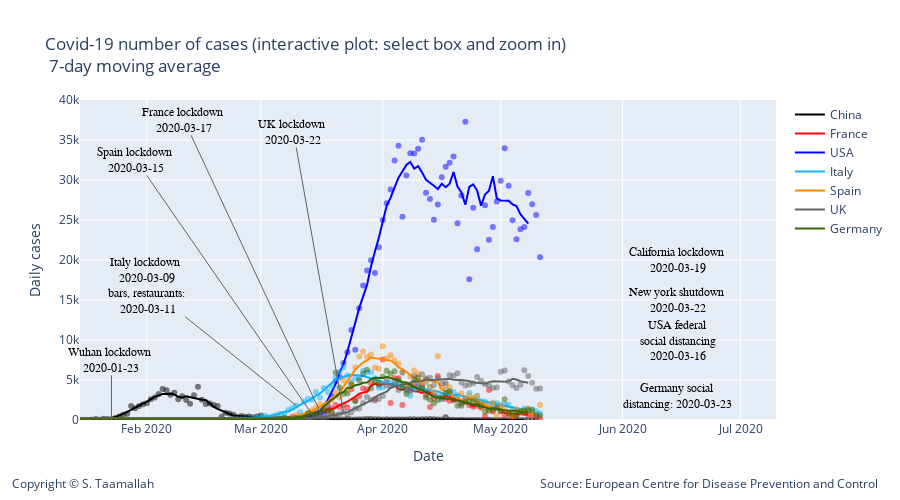

The notebook cell this image was saved under:
### Code cell
degree = 1
#smooth_italy = smoothTriangle(df_italy['deaths'],degree)

smooth_china = smoothTriangle(df_china['cases'], degree)
smooth_france = smoothTriangle(df_france['cases'], degree)
smooth_italy = smoothTriangle(df_italy['cases'],degree)
smooth_usa = smoothTriangle(df_usa['cases'],degree)
smooth_uk = smoothTriangle(df_uk['cases'],degree)
smooth_germany = smoothTriangle(df_germany['cases'],degree)
smooth_spain = smoothTriangle(df_spain['cases'],degree)
smooth_korea = smoothTriangle(df_korea['cases'],degree)
smooth_netherlands = smoothTriangle(df_netherlands['cases'],degree)
smooth_belgium = smoothTriangle(df_belgium['cases'],degree)


smooth_china = smooth_3day(df_china['cases'])
smooth_france = smooth_3day(df_france['cases'])
smooth_italy = smooth_3day(df_italy['cases'])
smooth_usa = smooth_3day(df_usa['cases'])
smooth_uk = smooth_3day(df_uk['cases'])
smooth_germany = smooth_3day(df_germany['cases'])
smooth_spain = smooth_3day(df_spain['cases'])
smooth_korea = smooth_3day(df_korea['cases'])
smooth_netherlands = smooth_3day(df_netherlands['cases'])
smooth_belgium = smooth_3day(df_belgium['cases'])

smooth_china = smooth_5day(df_china['cases'])
smooth_france = smooth_5day(df_france['cases'])
smooth_italy = smooth_5day(df_italy['cases'])
smooth_usa = smooth_5day(df_usa['cases'])
smooth_uk = smooth_5day(df_uk['cases'])
smooth_germany = smooth_5day(df_germany['cases'])
smooth_spain = smooth_5day(df_spain['cases'])
smooth_korea = smooth_5day(df_korea['cases'])
smooth_netherlands = smooth_5day(df_netherlands['cases'])
smooth_belgium = smooth_5day(df_belgium['cases'])

smooth_china = smooth_7day(df_china['cases'])
smooth_france = smooth_7day(df_france['cases'])
smooth_italy = smooth_7day(df_italy['cases'])
smooth_usa = smooth_7day(df_usa['cases'])
smooth_uk = smooth_7day(df_uk['cases'])
smooth_germany = smooth_7day(df_germany['cases'])
smooth_spain = smooth_7day(df_spain['cases'])
smooth_korea = smooth_7day(df_korea['cases'])
smooth_netherlands = smooth_7day(df_netherlands['cases'])
smooth_belgium = smooth_7day(df_belgium['cases'])


# Add traces
trace1 = go.Scatter(
        x=df_china.index, 
        y=df_china['cases'],
        mode='markers',
        name='China daily cases',
        line_color='rgba(0, 0, 0, .5)',
        showlegend=False,
)

trace11 = go.Scatter(
        x=df_china.index, 
        y=smooth_china,
        mode='lines',
        name='China',
        line_color='rgba(0, 0, 0, 1)',
)


trace2 = go.Scatter(
        x=df_france.index, 
        y=df_france['cases'],
        mode='markers',
        name='France',
        line_color='rgba(256, 0, 0, .5)',
        showlegend=False,
)

trace22 = go.Scatter(
        x=df_france.index, 
        y=smooth_france,
        mode='lines',
        name='France',
        line_color='rgba(256, 0, 0, 1)',
)


trace3 = go.Scatter(
        x=df_usa.index, 
        y=df_usa['cases'],
        mode='markers',
        name='USA',
        line_color='rgba(0, 0, 255, .5)',
    showlegend=False,
)

trace33 = go.Scatter(
        x=df_usa.index, 
        y=smooth_usa,
        mode='lines',
        name='USA',
        line_color='rgba(0, 0, 255, 1)',
)
    
    
trace4 = go.Scatter(
        x=df_italy.index, 
        y=df_italy['cases'],
        mode='markers',
        name='Italy',
        line_color='rgba(14, 180, 252, .5)',
    showlegend=False,
)

trace44 = go.Scatter(
        x=df_italy.index, 
        y=smooth_italy,
        mode='lines',
        name='Italy',
        line_color='rgba(14, 180, 252, 1)',
)

trace5 = go.Scatter(
        x=df_spain.index, 
        y=df_spain['cases'],
        mode='markers',
        name='Spain',
        line_color='rgba(255, 137, 0, .5)',
    showlegend=False,
)

trace55 = go.Scatter(
        x=df_spain.index, 
        y=smooth_spain,
        mode='lines',
        name='Spain',
        line_color='rgba(255, 137, 0, 1)',
)


trace6 = go.Scatter(
        x=df_uk.index, 
        y=df_uk['cases'],
        mode='markers',
        name='UK',
        line_color='rgba(100, 100, 100, .5)',
    showlegend=False
)

trace66 = go.Scatter(
        x=df_uk.index, 
        y=smooth_uk,
        mode='lines',
        name='UK',
        line_color='rgba(100, 100, 100, 1)',
)

trace7 = go.Scatter(
        x=df_germany.index, 
        y=df_germany['cases'],
        mode='markers',
        name='Germany',
        line_color='rgba(51, 102, 0, .5)',
    showlegend=False,
)

trace77 = go.Scatter(
        x=df_germany.index, 
        y=smooth_germany,
        mode='lines',
        name='Germany',
        line_color='rgba(51, 102, 0, 1)',
)


data = [trace1,trace11, trace2, trace22, trace3, trace33, trace4, trace44, trace5, trace55, trace6, trace66, trace7, trace77]

layout = go.Layout(
    title="Covid-19 number of cases (interactive plot: select box and zoom in) <br> 7-day moving average",
    width=900,
    height=500,
    
    # Top left
    xaxis=dict(
        title='Date',
        range=['2020-01-15', '2020-07-10'],
    ),
    yaxis=dict(
        title='Daily cases',
        #type='log',
        range=[0,40000],
        anchor='x'
    ),
    
      annotations=[
        dict(
            x=1.15,
            y=-0.23,
            showarrow=False,
            text='Source: European Centre for Disease Prevention and Control',
            xref='paper',
            yref='paper'
        ),
        
        dict(
            x=-0.1,
            y=-0.23,
            showarrow=False,
            text='Copyright © S. Taamallah ',
            xref='paper',
            yref='paper'
        )
    ],
    
)



fig = go.Figure(data=data, layout=layout)



fig.add_annotation(
        x='2020-01-23',
        y=20,
        xref="x",
        yref="y",
        text="Wuhan lockdown <br> 2020-01-23 ",
        showarrow=True,
        font=dict(
            family="Courier New, monospace",
            size=12,
            color="black"
            ),
        align="center",
        arrowhead=0,
        arrowsize=1,
        arrowwidth=1,
        arrowcolor="#636363",
        ax=0,
        ay=-60,
        #bordercolor="#c7c7c7",
        #borderwidth=2,
        #borderpad=4,
        #bgcolor="#ff7f0e",
        #opacity=0.8
        )


fig.add_annotation(
        x='2020-03-10',
        y=1800,
        xref="x",
        yref="y",
        text="Italy lockdown <br> 2020-03-09 <br> bars, restaurants: <br> 2020-03-11",
        showarrow=True,
        font=dict(
            family="Courier New, monospace",
            size=12,
            color="black"
            ),
        align="center",
        arrowhead=0,
        arrowsize=1,
        arrowwidth=1,
        arrowcolor="#636363",
        ax=-150,
        ay=-120,
        #bordercolor="#c7c7c7",
        #borderwidth=2,
        #borderpad=4,
        #bgcolor="#ff7f0e",
        #opacity=0.8
        )


fig.add_annotation(
            x='2020-03-17',
            y=30,
            text="France lockdown <br> 2020-03-17 ",
            showarrow=True,
            font=dict(
            family="Courier New, monospace",
            size=12,
            color="black",
            ),
        align="center",
        arrowhead=0,
        arrowsize=1,
        arrowwidth=1,
        arrowcolor="#636363",
        ax=-140,
        ay=-300,
)


fig.add_annotation(
            x='2020-03-15',
            y=20,
            text="Spain lockdown <br> 2020-03-15 ",
            showarrow=True,
            font=dict(
            family="Courier New, monospace",
            size=12,
            color="black",
            ),
        align="center",
        arrowhead=0,
        arrowsize=1,
        arrowwidth=1,
        arrowcolor="#636363",
        ax=-180,
        ay=-260,
)


fig.add_annotation(
            x='2020-03-22',
            y=1000,
            text="UK lockdown <br> 2020-03-22 ",
            showarrow=True,
            font=dict(
            family="Courier New, monospace",
            size=12,
            color="black",
            ),
        align="center",
        arrowhead=0,
        arrowsize=1,
        arrowwidth=1,
        arrowcolor="#636363",
        ax=-50,
        ay=-280,
)

fig.add_annotation(
            x='2020-06-15',
            y=3000,
            text="Germany social <br> distancing: 2020-03-23 ",
            showarrow=False,
            font=dict(
            family="Courier New, monospace",
            size=12,
            color="black",
            ),
        align="center",
        arrowhead=0,
        arrowsize=1,
        arrowwidth=1,
        arrowcolor="#636363",
        ax=600,
        ay=-60,
)

fig.add_annotation(
            x='2020-06-15',
            y=10000,
            text="USA federal <br> social distancing <br> 2020-03-16 ",
            showarrow=False,
            font=dict(
            family="Courier New, monospace",
            size=12,
            color="black",
            ),
        align="center",
        arrowhead=0,
        arrowsize=1,
        arrowwidth=1,
        arrowcolor="#636363",
        ax=600,
        ay=-520,
)

fig.add_annotation(
            x='2020-06-15',
            y=15000,
            text="New york shutdown <br> 2020-03-22 ",
            showarrow=False,
            font=dict(
            family="Courier New, monospace",
            size=12,
            color="black",
            ),
        align="center",
        arrowhead=0,
        arrowsize=1,
        arrowwidth=1,
        arrowcolor="#636363",
        ax=600,
        ay=-420,
)



fig.add_annotation(
            x='2020-06-15',
            y=20000,
            text="California lockdown <br> 2020-03-19 ",
            showarrow=False,
            font=dict(
            family="Courier New, monospace",
            size=12,
            color="black",
            ),
        align="center",
        arrowhead=0,
        arrowsize=1,
        arrowwidth=1,
        arrowcolor="#636363",
        ax=600,
        ay=-320,
)

fig.show()
from plotly.offline import plot
plot(fig, filename="STaamallah_covid19_analysis_chart_3_20200503.html", auto_open = False)

#from IPython.display import HTML, display
#display(HTML('STaamallah_covid19_analysis_chart_3_20200403.html'), metadata=dict(isolated=True))

### Figure 1 — Plotly figure (JSON) as saved in the notebook; plotly's stock layout.template omitted (floating-point values rounded to 4 significant figures; data arrays with more than 128 entries replaced by an {"elided": "..."} marker saying what was removed)
{"data": [{"line": {"color": "rgba(0, 0, 0, 0.5)"}, "mode": "markers", "name": "China daily cases", "showlegend": false, "type": "scatter", "x": {"elided": "132 str values"}, "y": {"elided": "132 int values"}}, {"line": {"color": "rgba(0, 0, 0, 1)"}, "mode": "lines", "name": "China", "type": "scatter", "x": {"elided": "132 str values"}, "y": {"elided": "132 float values"}}, {"line": {"color": "rgba(256, 0, 0, .5)"}, "mode": "markers", "name": "France", "showlegend": false, "type": "scatter", "x": {"elided": "133 str values"}, "y": {"elided": "133 int values"}}, {"line": {"color": "rgba(256, 0, 0, 1)"}, "mode": "lines", "name": "France", "type": "scatter", "x": {"elided": "133 str values"}, "y": {"elided": "133 int values"}}, {"line": {"color": "rgba(0, 0, 255, .5)"}, "mode": "markers", "name": "USA", "showlegend": false, "type": "scatter", "x": {"elided": "133 str values"}, "y": {"elided": "133 int values"}}, {"line": {"color": "rgba(0, 0, 255, 1)"}, "mode": "lines", "name": "USA", "type": "scatter", "x": {"elided": "133 str values"}, "y": {"elided": "133 int values"}}, {"line": {"color": "rgba(14, 180, 252, .5)"}, "mode": "markers", "name": "Italy", "showlegend": false, "type": "scatter", "x": {"elided": "133 str values"}, "y": {"elided": "133 int values"}}, {"line": {"color": "rgba(14, 180, 252, 1)"}, "mode": "lines", "name": "Italy", "type": "scatter", "x": {"elided": "133 str values"}, "y": {"elided": "133 int values"}}, {"line": {"color": "rgba(255, 137, 0, .5)"}, "mode": "markers", "name": "Spain", "showlegend": false, "type": "scatter", "x": {"elided": "132 str values"}, "y": {"elided": "132 int values"}}, {"line": {"color": "rgba(255, 137, 0, 1)"}, "mode": "lines", "name": "Spain", "type": "scatter", "x": {"elided": "132 str values"}, "y": {"elided": "132 int values"}}, {"line": {"color": "rgba(100, 100, 100, .5)"}, "mode": "markers", "name": "UK", "showlegend": false, "type": "scatter", "x": {"elided": "133 str values"}, "y": {"elided": "133 int values"}}, {"line": {"color": "rgba(100, 100, 100, 1)"}, "mode": "lines", "name": "UK", "type": "scatter", "x": {"elided": "133 str values"}, "y": {"elided": "133 int values"}}, {"line": {"color": "rgba(51, 102, 0, .5)"}, "mode": "markers", "name": "Germany", "showlegend": false, "type": "scatter", "x": {"elided": "133 str values"}, "y": {"elided": "133 int values"}}, {"line": {"color": "rgba(51, 102, 0, 1)"}, "mode": "lines", "name": "Germany", "type": "scatter", "x": {"elided": "133 str values"}, "y": {"elided": "133 float values"}}], "layout": {"annotations": [{"showarrow": false, "text": "Source: European Centre for Disease Prevention and Control", "x": 1.15, "xref": "paper", "y": -0.23, "yref": "paper"}, {"showarrow": false, "text": "Copyright © S. Taamallah ", "x": -0.1, "xref": "paper", "y": -0.23, "yref": "paper"}, {"align": "center", "arrowcolor": "#636363", "arrowhead": 0, "arrowsize": 1, "arrowwidth": 1, "ax": 0, "ay": -60, "font": {"color": "black", "family": "Courier New, monospace", "size": 12}, "showarrow": true, "text": "Wuhan lockdown <br> 2020-01-23 ", "x": "2020-01-23", "xref": "x", "y": 20, "yref": "y"}, {"align": "center", "arrowcolor": "#636363", "arrowhead": 0, "arrowsize": 1, "arrowwidth": 1, "ax": -150, "ay": -120, "font": {"color": "black", "family": "Courier New, monospace", "size": 12}, "showarrow": true, "text": "Italy lockdown <br> 2020-03-09 <br> bars, restaurants: <br> 2020-03-11", "x": "2020-03-10", "xref": "x", "y": 1800, "yref": "y"}, {"align": "center", "arrowcolor": "#636363", "arrowhead": 0, "arrowsize": 1, "arrowwidth": 1, "ax": -140, "ay": -300, "font": {"color": "black", "family": "Courier New, monospace", "size": 12}, "showarrow": true, "text": "France lockdown <br> 2020-03-17 ", "x": "2020-03-17", "y": 30}, {"align": "center", "arrowcolor": "#636363", "arrowhead": 0, "arrowsize": 1, "arrowwidth": 1, "ax": -180, "ay": -260, "font": {"color": "black", "family": "Courier New, monospace", "size": 12}, "showarrow": true, "text": "Spain lockdown <br> 2020-03-15 ", "x": "2020-03-15", "y": 20}, {"align": "center", "arrowcolor": "#636363", "arrowhead": 0, "arrowsize": 1, "arrowwidth": 1, "ax": -50, "ay": -280, "font": {"color": "black", "family": "Courier New, monospace", "size": 12}, "showarrow": true, "text": "UK lockdown <br> 2020-03-22 ", "x": "2020-03-22", "y": 1000}, {"align": "center", "arrowcolor": "#636363", "arrowhead": 0, "arrowsize": 1, "arrowwidth": 1, "ax": 600, "ay": -60, "font": {"color": "black", "family": "Courier New, monospace", "size": 12}, "showarrow": false, "text": "Germany social <br> distancing: 2020-03-23 ", "x": "2020-06-15", "y": 3000}, {"align": "center", "arrowcolor": "#636363", "arrowhead": 0, "arrowsize": 1, "arrowwidth": 1, "ax": 600, "ay": -520, "font": {"color": "black", "family": "Courier New, monospace", "size": 12}, "showarrow": false, "text": "USA federal <br> social distancing <br> 2020-03-16 ", "x": "2020-06-15", "y": 10000}, {"align": "center", "arrowcolor": "#636363", "arrowhead": 0, "arrowsize": 1, "arrowwidth": 1, "ax": 600, "ay": -420, "font": {"color": "black", "family": "Courier New, monospace", "size": 12}, "showarrow": false, "text": "New york shutdown <br> 2020-03-22 ", "x": "2020-06-15", "y": 15000}, {"align": "center", "arrowcolor": "#636363", "arrowhead": 0, "arrowsize": 1, "arrowwidth": 1, "ax": 600, "ay": -320, "font": {"color": "black", "family": "Courier New, monospace", "size": 12}, "showarrow": false, "text": "California lockdown <br> 2020-03-19 ", "x": "2020-06-15", "y": 20000}], "height": 500, "title": {"text": "Covid-19 number of cases (interactive plot: select box and zoom in) <br> 7-day moving average"}, "width": 900, "xaxis": {"range": ["2020-01-15", "2020-07-10"], "title": {"text": "Date"}, "type": "date"}, "yaxis": {"anchor": "x", "range": [0, 40000], "title": {"text": "Daily cases"}, "type": "linear"}}}
